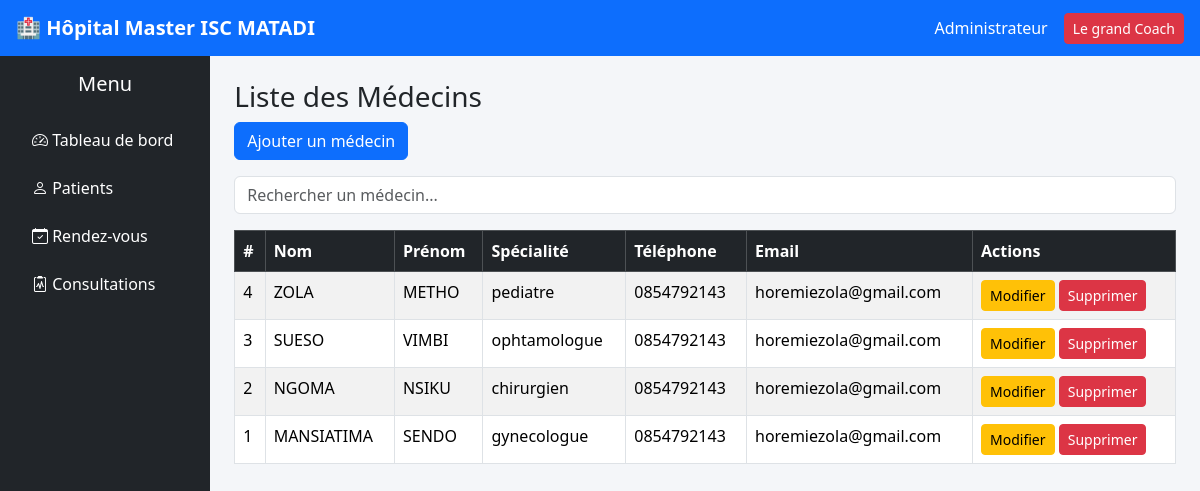
Page /medecins/index.php on the committed database.
### tables this page shows
CREATE TABLE `medecins` (
  `id` int(11) NOT NULL,
  `nom` varchar(100) NOT NULL,
  `prenom` varchar(100) NOT NULL,
  `specialite` varchar(100) DEFAULT NULL,
  `telephone` varchar(20) DEFAULT NULL,
  `email` varchar(100) DEFAULT NULL
);

### medecins/index.php (the view, shortened to what this page needs)
<?php
$db = new Database();
$conn = $db->connecter();
$search = "";
if (isset($_GET['search'])) {
    $search = $_GET['search'];
    $sql = "SELECT * FROM medecins
            WHERE nom LIKE :search
            OR prenom LIKE :search
            OR specialite LIKE :search
            ORDER BY id DESC";
    $stmt = $conn->prepare($sql);
    $stmt->execute([
        "search" => "%$search%"
    ]);
} else {
    $sql = "SELECT * FROM medecins ORDER BY id DESC";
    $stmt = $conn->prepare($sql);
    $stmt->execute();
}
$medecins = $stmt->fetchAll();
?>
<?php include "../includes/header.php"; ?>
<?php include "../includes/navbar.php"; ?>
<?php include "../includes/sidebar.php"; ?>
<h3>Liste des Médecins</h3>
<a href="ajouter.php" class="btn btn-primary mb-3">
    Ajouter un médecin
</a>
<form method="GET" class="mb-3">
    <input type="text" name="search"
           class="form-control"
           placeholder="Rechercher un médecin..."
           value="<?= htmlspecialchars($search) ?>">
</form>
<table class="table table-bordered table-striped">
    <thead class="table-dark">
        <tr>
            <th>#</th>
            <th>Nom</th>
            <th>Prénom</th>
            <th>Spécialité</th>
            <th>Téléphone</th>
            <th>Email</th>
            <th>Actions</th>
        </tr>
    </thead>
    <tbody>
        <?php foreach ($medecins as $m): ?>
        <tr>
            <td><?= $m['id'] ?></td>
            <td><?= $m['nom'] ?></td>
            <td><?= $m['prenom'] ?></td>
            <td><?= $m['specialite'] ?></td>
            <td><?= $m['telephone'] ?></td>
            <td><?= $m['email'] ?></td>
            <td>
                <a href="modifier.php?id=<?= $m['id'] ?>"
                   class="btn btn-warning btn-sm">
                    Modifier
                </a>
                <a href="supprimer.php?id=<?= $m['id'] ?>"
                   class="btn btn-danger btn-sm"
                   onclick="return confirm('Supprimer ce médecin ?')">
                    Supprimer
                </a>
            </td>
        </tr>
        <?php endforeach; ?>
    </tbody>
</table>
<?php include "../includes/footer.php"; ?>

### assets/css/style.css (style rules this page uses)
body { background-color: #f4f6f9; }

### rows in the picture
medecins: id "4", nom "ZOLA", prenom "METHO", specialite "pediatre", telephone "0854792143", email "horemiezola@gmail.com"
medecins: id "3", nom "SUESO", prenom "VIMBI", specialite "ophtamologue", telephone "0854792143", email "horemiezola@gmail.com"
medecins: id "2", nom "NGOMA", prenom "NSIKU", specialite "chirurgien", telephone "0854792143", email "horemiezola@gmail.com"
medecins: id "1", nom "MANSIATIMA", prenom "SENDO", specialite "gynecologue", telephone "0854792143", email "horemiezola@gmail.com"
